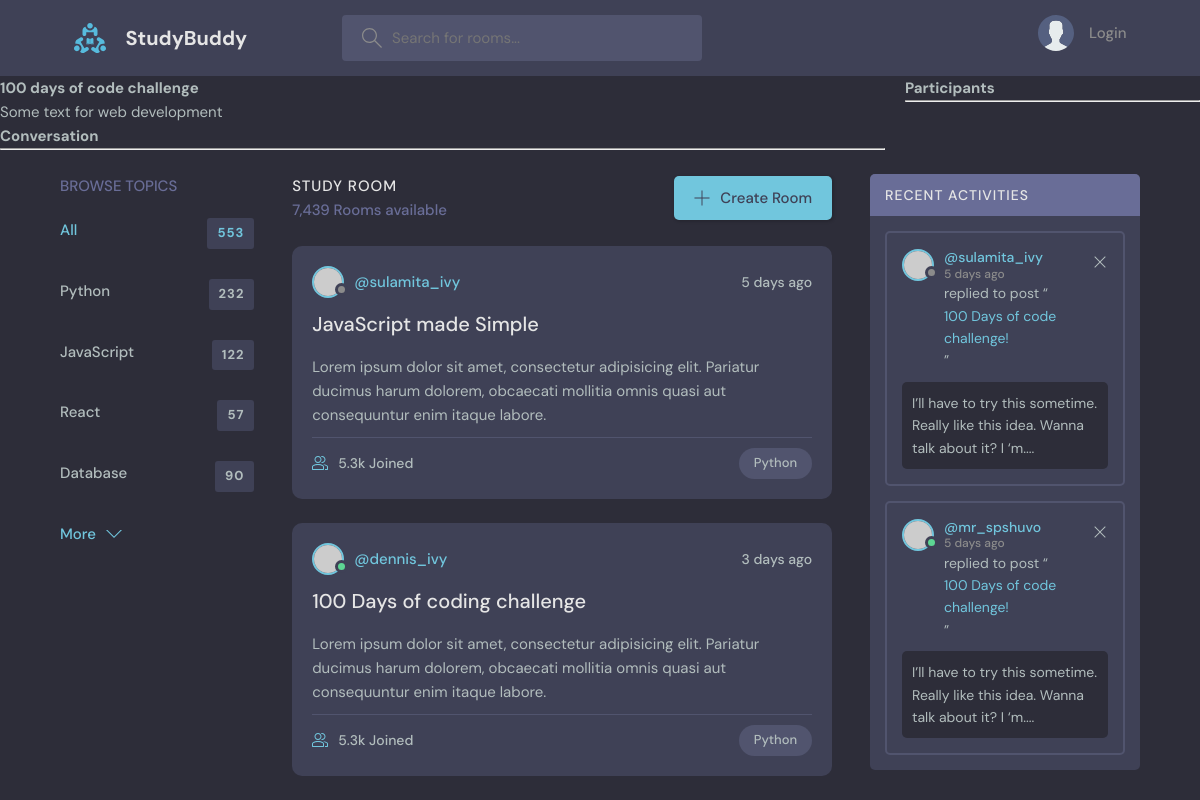
Page /room/2 on the earlier database version.
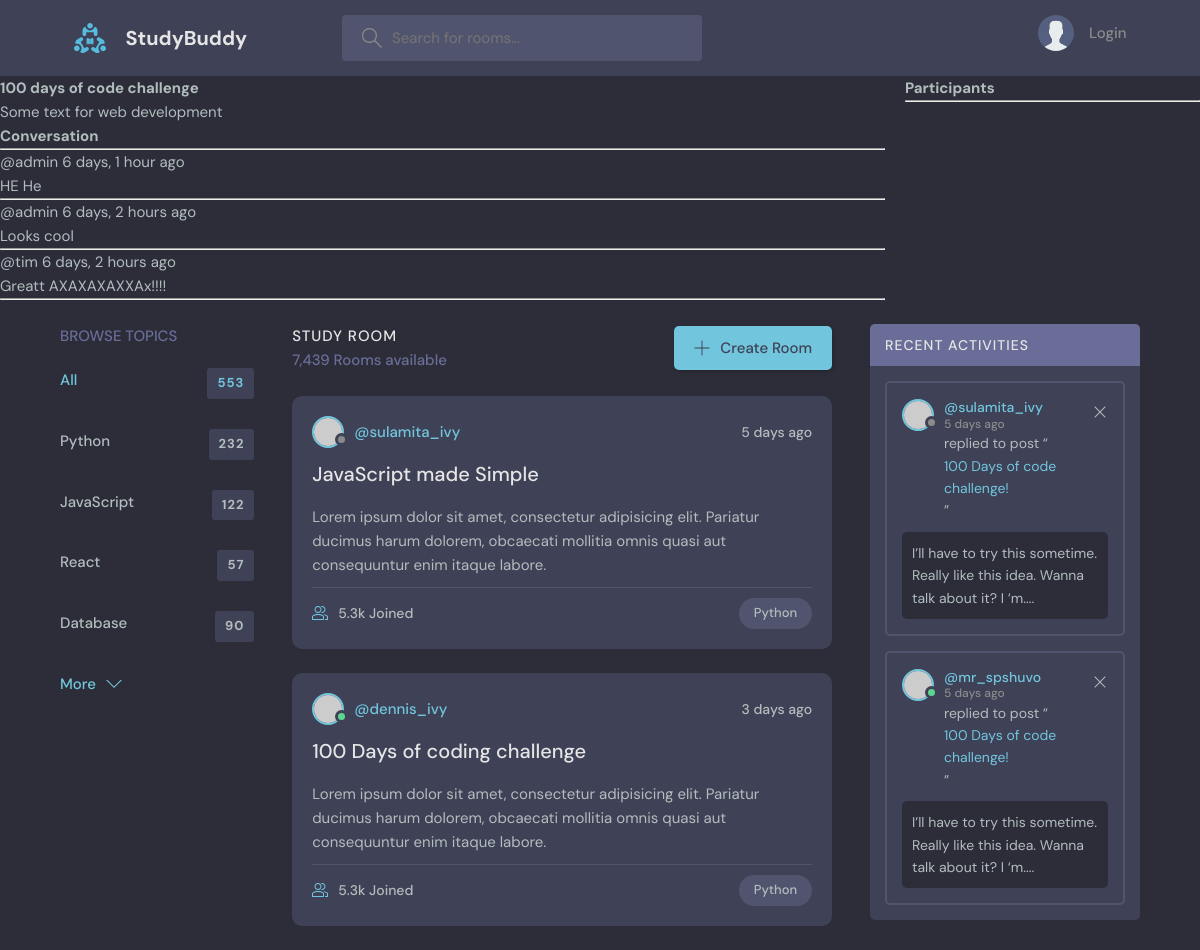
Same page on the later database version.
### base/models.py (models this page shows, shortened)
class Room(models.Model):
    host = models.ForeignKey(User,on_delete=models.SET_NULL,null=True)
    topic =  models.ForeignKey(Topic,on_delete=models.SET_NULL,null=True)
    name = models.CharField( max_length=200)
    description = models.TextField(null=True,blank=True)
    participants=models.ManyToManyField(User, related_name='participants',blank=True)
    updated = models.DateTimeField(auto_now=True)
    created = models.DateTimeField(auto_now_add=True)
    class Meta:
        ordering = ['-updated','-created']

class Message(models.Model):
    user = models.ForeignKey(User,on_delete=models.CASCADE)
    room = models.ForeignKey(Room,on_delete=models.CASCADE)
    body = models.TextField()
    updated = models.DateTimeField(auto_now=True)
    created = models.DateTimeField(auto_now_add=True)
    class Meta:
        ordering = ['-updated','-created']

### base/views.py (the view, shortened to what this page needs)
# urls.py: path('room/<str:pk>', views.room, name='room'),
def room(request,pk):
    room = Room.objects.get(pk=pk)
    room_messages = room.message_set.all()
    context = {'room':room , 'room_messages':room_messages}
    return render(request, 'base/room.html' ,context)

### base/templates/base/room.html (shortened to what this page needs)
{% extends "main.html" %}
{% block content %}
<div class="room-container">
  <div>
    <b><h1>{{room.name}}</h1></b>
    <p>{{room.description}}</p>
    <div class="comment-wrapper">
      <h3>Conversation</h3>
      <hr />
      {% for message in room_messages %}
      <div>
        <small>@{{message.user}} {{message.created|timesince }} ago</small>
        <p>{{message.body}}</p>
        <hr />
      </div>
      {% endfor %}
    </div>
  </div>
  <div>
    <h3>Participants</h3>
    <hr>
  </div>
</div>
{% endblock content %}

### templates/main.html (shortened to what this page needs)
<!DOCTYPE html>
{%  load static  %}
<html lang="en">
  <head>
    <link rel="stylesheet" href="{% static "styles/style.css" %}" />
  </head>
  <body>
    {% include 'navbar.html' %}
    {% block content %} {% endblock %}
    <main class="layout layout--3">
      <div class="container">
        <div class="topics">
          <div class="topics__header">
            <h2>Browse Topics</h2>
          </div>
          <ul class="topics__list">
            <li>
              <a href="/" class="active">All <span>553</span></a>
            </li>
            <li>
              <a href="/">Python <span>232</span></a>
            </li>
            <li>
              <a href="/">JavaScript <span>122</span></a>
            </li>
            <li>
              <a href="/">React <span>57</span></a>
            </li>
            <li>
              <a href="/">Database <span>90</span></a>
            </li>
          </ul>
          <a class="btn btn--link" href="topics.html">
            More
            <svg version="1.1" xmlns="http://www.w3.org/2000/svg" width="32" height="32" viewBox="0 0 32 32">
              <title>chevron-down</title>
              <path d="M16 21l-13-13h-3l16 16 16-16h-3l-13 13z"></path>
            </svg>
          </a>
        </div>
        <div class="roomList">
          <div class="roomList__header">
            <div>
              <h2>Study Room</h2>
              <p>7,439 Rooms available</p>
            </div>
            <a class="btn btn--main" href="create-room.html">
              <svg version="1.1" xmlns="http://www.w3.org/2000/svg" width="32" height="32" viewBox="0 0 32 32">
                <title>add</title>
                <path
                  d="M16.943 0.943h-1.885v14.115h-14.115v1.885h14.115v14.115h1.885v-14.115h14.115v-1.885h-14.115v-14.115z"
                ></path>
              </svg>
              Create Room
            </a>
          </div>
          <div class="roomListRoom">
            <div class="roomListRoom__header">
              <a href="profile.html" class="roomListRoom__author">
                <div class="avatar avatar--small">
                  <img src="https://randomuser.me/api/portraits/women/11.jpg" />
                </div>
                <span>@sulamita_ivy</span>
              </a>
              <div class="roomListRoom__actions">
                <span>5 days ago</span>
              </div>
            </div>
            <div class="roomListRoom__content">
              <a href="room.html">JavaScript made Simple</a>
              <p>
                Lorem ipsum dolor sit amet, consectetur adipisicing elit. Pariatur ducimus harum dolorem, obcaecati
                mollitia omnis quasi aut consequuntur enim itaque labore.
              </p>
            </div>
            <div class="roomListRoom__meta">
              <a href="room.html" class="roomListRoom__joined">
                5.3k Joined
              </a>
              <p class="roomListRoom__topic">Python</p>
            </div>
          </div>
          <div class="roomListRoom">
            <div class="roomListRoom__header">
              <a href="profile.html" class="roomListRoom__author">
                <div class="avatar avatar--small active">
                  <img src="https://randomuser.me/api/portraits/men/11.jpg" />
                </div>
                <span>@dennis_ivy</span>
              </a>
              <div class="roomListRoom__actions">
                <span>3 days ago</span>
              </div>
            </div>
            <div class="roomListRoom__content">
              <a href="room.html">100 Days of coding challenge</a>
              <p>
                Lorem ipsum dolor sit amet, consectetur adipisicing elit. Pariatur ducimus harum dolorem, obcaecati
                mollitia omnis quasi aut consequuntur enim itaque labore.
              </p>
            </div>
            <div class="roomListRoom__meta">
              <a class="roomListRoom__joined">
                5.3k Joined
              </a>
              <p class="roomListRoom__topic">Python</p>
            </div>
          </div>
        </div>
        <div class="activities">
          <div class="activities__header">
            <h2>Recent Activities</h2>
          </div>
          <div class="activities__box">
            <div class="activities__boxHeader roomListRoom__header">
              <a href="profile.html" class="roomListRoom__author">
                <div class="avatar avatar--small">
                  <img src="https://randomuser.me/api/portraits/women/11.jpg" />
                </div>
                <p>
                  @sulamita_ivy
                  <span>5 days ago</span>
                </p>
              </a>
              <div class="roomListRoom__actions">
                <a href="#">
                  <svg version="1.1" xmlns="http://www.w3.org/2000/svg" width="32" height="32" viewBox="0 0 32 32">
                    <title>remove</title>
                    <path
                      d="M27.314 6.019l-1.333-1.333-9.98 9.981-9.981-9.981-1.333 1.333 9.981 9.981-9.981 9.98 1.333 1.333 9.981-9.98 9.98 9.98 1.333-1.333-9.98-9.98 9.98-9.981z"
                    ></path>
                  </svg>
                </a>
              </div>
            </div>
            <div class="activities__boxContent">
              <p>replied to post “<a href="room.html">100 Days of code challenge!</a>”</p>
              <div class="activities__boxRoomContent">
                I’ll have to try this sometime. Really like this idea. Wanna talk about it? I ‘m....
              </div>
            </div>
          </div>
          <div class="activities__box">
            <div class="activities__boxHeader roomListRoom__header">
              <a href="profile.html" class="roomListRoom__author">
                <div class="avatar avatar--small active">
                  <img src="https://randomuser.me/api/portraits/men/13.jpg" />
                </div>
                <p>
                  @mr_spshuvo
                  <span>5 days ago</span>
                </p>
              </a>
              <div class="roomListRoom__actions">
                <a href="#">
                  <svg version="1.1" xmlns="http://www.w3.org/2000/svg" width="32" height="32" viewBox="0 0 32 32">
                    <title>remove</title>
                    <path
                      d="M27.314 6.019l-1.333-1.333-9.98 9.981-9.981-9.981-1.333 1.333 9.981 9.981-9.981 9.98 1.333 1.333 9.981-9.98 9.98 9.98 1.333-1.333-9.98-9.98 9.98-9.981z"
                    ></path>
                  </svg>
                </a>
              </div>
            </div>
            <div class="activities__boxContent">
              <p>replied to post “<a href="room.html">100 Days of code challenge!</a>”</p>
              <div class="activities__boxRoomContent">
                I’ll have to try this sometime. Really like this idea. Wanna talk about it? I ‘m....
              </div>
            </div>
          </div>
        </div>
      </div>
    </main>
  </body>
</html>

### templates/navbar.html (shortened to what this page needs)
{% load static  %}
<header class="header header--loggedIn">
  <div class="container">
    <a href="{% url 'home' %}" class="header__logo">
      <img src="{% static 'images/logo.svg' %}" />
      <h1>StudyBuddy</h1>
    </a>
    <form class="header__search" method="GET" action={% url 'home' %}>
      <label>
        <input name='q' placeholder="Search for rooms..." />
      </label>
    <nav class="header__menu">
      {% if request.user.is_authenticated %}
      <div class="header__user">
        <a href="profile.html">
          <div class="avatar avatar--medium active">
            <img src="https://randomuser.me/api/portraits/men/37.jpg" />
          </div>
          <p>{{request.user.username}}<span>@j{{request.user.username}}</span></p>
        </a>
        <button class="dropdown-button">
          <svg version="1.1" xmlns="http://www.w3.org/2000/svg" width="32" height="32" viewBox="0 0 32 32">
            <title>chevron-down</title>
            <path d="M16 21l-13-13h-3l16 16 16-16h-3l-13 13z"></path>
          </svg>
        </button>
      </div>
      {% else %}
      <a href="{% url 'login' %}">
        <img src="{% static "images/avatar.svg" %}" alt="">
        <p>Login</p>
      </a>
      {% endif %}
    </nav>
  </div>
</header>

### base/templates/base/room.html (style rules this page uses)
.room-container { display:grid; grid-template-columns: 3fr 1fr; gap: 20px; }

Differences in the rows shown:
added Message: user "admin", created "6 days, 1 hour", body "HE He"
added Message: user "admin", created "6 days, 2 hours", body "Looks cool"
added Message: user "tim", created "6 days, 2 hours", body "Greatt AXAXAXAXXAx!!!!"
